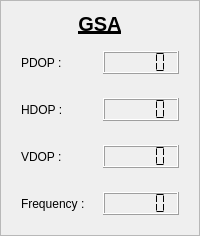
         <widget class="QFrame" name="verticalFrame_13">
          <property name="frameShape">
           <enum>QFrame::Shape::StyledPanel</enum>
          </property>
          <layout class="QVBoxLayout" name="verticalLayout_29">
           <item>
            <widget class="QLabel" name="label_35">
             <property name="font">
              <font>
               <pointsize>15</pointsize>
               <bold>true</bold>
               <underline>true</underline>
              </font>
             </property>
             <property name="text">
              <string>GSA</string>
             </property>
             <property name="alignment">
              <set>Qt::AlignmentFlag::AlignCenter</set>
             </property>
            </widget>
           </item>
           <item>
            <layout class="QHBoxLayout" name="horizontalLayout_36">
             <property name="leftMargin">
              <number>9</number>
             </property>
             <property name="topMargin">
              <number>9</number>
             </property>
             <property name="rightMargin">
              <number>9</number>
             </property>
             <property name="bottomMargin">
              <number>9</number>
             </property>
             <item>
              <widget class="QLabel" name="label_47">
               <property name="text">
                <string>PDOP :</string>
               </property>
              </widget>
             </item>
             <item>
              <widget class="QLCDNumber" name="lcdNumber_pdop_gsa">
               <property name="digitCount">
                <number>5</number>
               </property>
               <property name="segmentStyle">
                <enum>QLCDNumber::SegmentStyle::Flat</enum>
               </property>
              </widget>
             </item>
            </layout>
           </item>
           <item>
            <layout class="QHBoxLayout" name="horizontalLayout_37">
             <property name="leftMargin">
              <number>9</number>
             </property>
             <property name="topMargin">
              <number>9</number>
             </property>
             <property name="rightMargin">
              <number>9</number>
             </property>
             <property name="bottomMargin">
              <number>9</number>
             </property>
             <item>
              <widget class="QLabel" name="label_48">
               <property name="text">
                <string>HDOP :</string>
               </property>
              </widget>
             </item>
             <item>
              <widget class="QLCDNumber" name="lcdNumber_hdop_gsa">
               <property name="digitCount">
                <number>5</number>
               </property>
               <property name="segmentStyle">
                <enum>QLCDNumber::SegmentStyle::Flat</enum>
               </property>
              </widget>
             </item>
            </layout>
           </item>
           <item>
            <layout class="QHBoxLayout" name="horizontalLayout_38">
             <property name="leftMargin">
              <number>9</number>
             </property>
             <property name="topMargin">
              <number>9</number>
             </property>
             <property name="rightMargin">
              <number>9</number>
             </property>
             <property name="bottomMargin">
              <number>9</number>
             </property>
             <item>
              <widget class="QLabel" name="label_49">
               <property name="text">
                <string>VDOP :</string>
               </property>
              </widget>
             </item>
             <item>
              <widget class="QLCDNumber" name="lcdNumber_vdop_gsa">
               <property name="digitCount">
                <number>5</number>
               </property>
               <property name="segmentStyle">
                <enum>QLCDNumber::SegmentStyle::Flat</enum>
               </property>
              </widget>
             </item>
            </layout>
           </item>
           <item>
            <layout class="QHBoxLayout" name="horizontalLayout_41">
             <property name="leftMargin">
              <number>9</number>
             </property>
             <property name="topMargin">
              <number>9</number>
             </property>
             <property name="rightMargin">
              <number>9</number>
             </property>
             <property name="bottomMargin">
              <number>9</number>
             </property>
             <item>
              <widget class="QLabel" name="label_52">
               <property name="text">
                <string>Frequency :</string>
               </property>
              </widget>
             </item>
             <item>
              <widget class="QLCDNumber" name="lcdNumber_frequency_gsa">
               <property name="segmentStyle">
                <enum>QLCDNumber::SegmentStyle::Flat</enum>
               </property>
              </widget>
             </item>
            </layout>
           </item>
          </layout>
         </widget>
